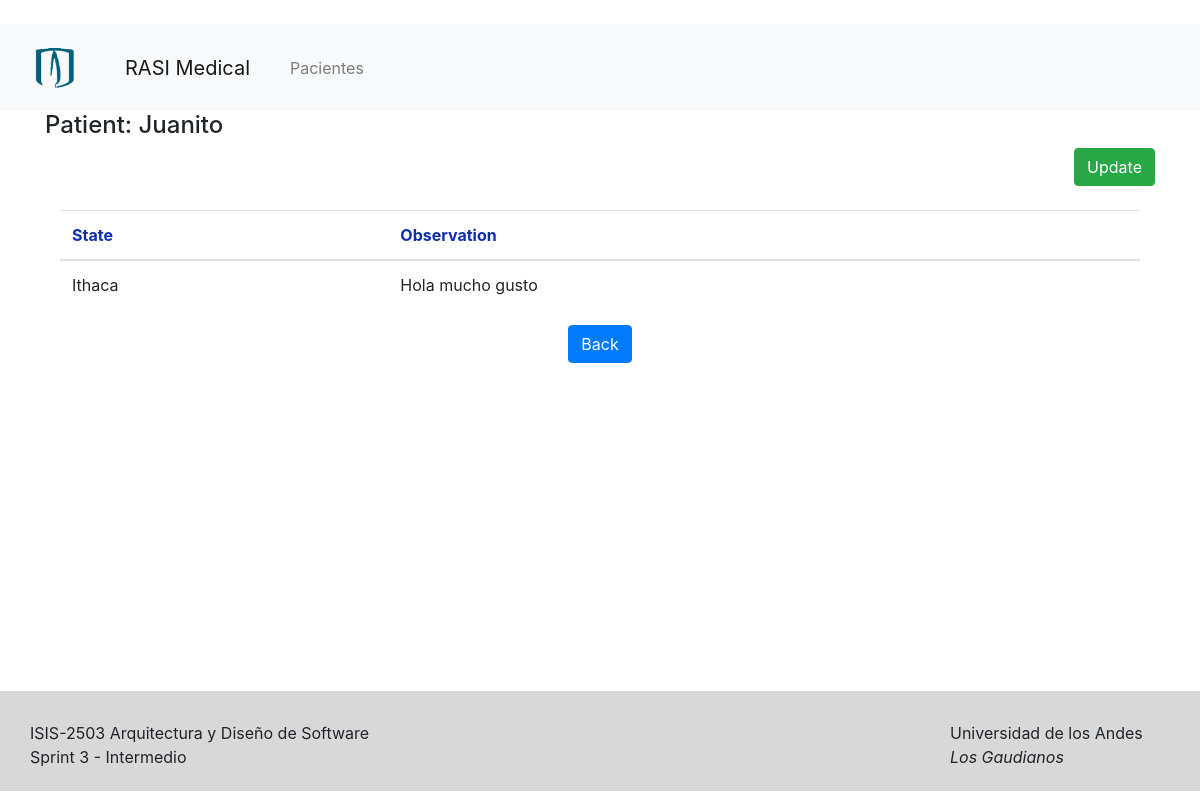
The app's page /patients/1/histories with its own data.
### patients/models.py (models this page shows, shortened)
class Patient(models.Model):
    name = models.CharField(max_length=255)
    age = models.IntegerField()
    email = models.EmailField()
    address = models.CharField(max_length=255)

### histories/models.py (models this page shows, shortened)
class History(models.Model):
    patient_id = models.IntegerField()
    state = models.CharField(max_length=255)
    observations = models.CharField(max_length=255)
    date_of_birth = models.DateField(null=True, blank=True)
    blood_type = models.CharField(max_length=3)
    allergies = models.CharField(max_length=255)
    medications = models.CharField(max_length=255)
    past_diseases = models.CharField(max_length=255)
    surgeries = models.CharField(max_length=255)
    family_history = models.CharField(max_length=255)

### histories/views.py (the view)
# urls.py: path('<int:patient_pk>/histories', histories_views.patientHistories_view, name='patientHistories'),
def patientHistories_view(request, patient_pk):
    context = {
        'patient': get_patient_by_id(patient_pk),
        'history': get_history_by_patient_id(patient_pk),
    }
    return render(request, 'Histories/patientHistories.html', context)

### histories/logic/logic_histories.py (called while the page is built)
def get_history_by_patient_id(patient_pk):
    history, created = History.objects.get_or_create(patient_id=patient_pk)
    if created:
        history.state = 'New Patient'
        history.observation = ''
        history.save()
    return history

### patients/logic/logic_patients.py (called while the page is built)
def get_patient_by_id(patient_pk):
    patient = Patient.objects.get(pk=patient_pk)
    return patient

### histories/templates/Histories/patientHistories.html
{% extends 'base.html' %}
{% block content %}
<div class="content">
    <div class="">
        <div class="page-header-title">
            <h4 class="page-title">Patient: {{patient.name}}</h4>
            <div style="text-align:right;">
                <button type="button" class="btn btn-success waves-effect waves-light"
                        onClick=" window.location.href='/histories/{{history.pk}}' " style="text-align:center;"> Update
                </button>
            </div>
        </div>
    </div>
    <br>
    <div class="page-content-wrapper">
        <div class="container">
            <div class="panel panel-default">
                <div class="panel-body">
                    <table class="table table-hover">
                        <thead>
                        <tr style="color:#0E2EB0">
                            <th>State</th>
                            <th>Observation</th>
                        </tr>
                        </thead>
                        <tbody>
                        <tr>
                            <td>{{ history.state }}</td>
                            <td>{{ history.observations }}</td>
                        </tr>
                        </tbody>
                    </table>
                    <div style="text-align:center;">
                        <button type="button" class="btn btn-primary waves-effect waves-light"
                                onClick=" window.location.href='/patients' ">
                            Back
                        </button>
                    </div>
                </div>
            </div>
        </div>
    </div>
</div>
{% endblock %}

### records on screen
Patient: name "Juanito"
History: state "Ithaca", observations "Hola mucho gusto"
